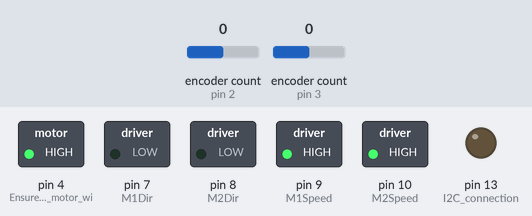
This sketch was run on a simulated Arduino Uno, built with avr-gcc and run on an emulated ATmega328P. Shown: switched loads named in the sketch (green lamp = pin HIGH), output pins drawn as LEDs (lit = HIGH). The test bench sets the inputs (shaded band); at power-on: encoder count (sensors on pin 2, pin 3) 0. What the sketch prints to the serial monitor is not drawn.

Above: at 0.1 s.
Timing chart, 0 to 1.6 s (numbered marks = the images above):
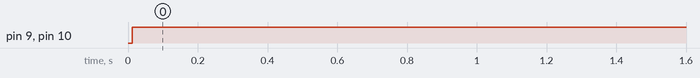

Measured:
- by itself, pin 9 (M1Speed), pin 10 (M2Speed): LOW → HIGH at 0.01 s

The sketch:

CONTROLLER_REVAMP.ino
```cpp
/* Author: Michael Klima 3/08/2022
 *
 * Description: This code is used to keep track of the position and orientation (radians off of x-axis)
 * of the robot relative to its starting point (0,0) It also should drive the motor.
 *
 * Hardware:
 *
 * connect the clk on the encoder to pins 2 and 3 (interrupt pins)
 * connect the dt on the encoder to pins 5 and 6
 * connect GND on the encoder to GND on the arduino
 * connect + on encoder to the 5V on the arduino
 *
 */
 //#include <Wire.h>
 #include <Encoder.h>
 //#define SLAVE_ADDRESS 0x04

// ============== Localization Initialization ==============
double meterToFeet = 3.280839895;
const double N_per_Rotation = 3200; // in ticks
const double radius = 0.05*meterToFeet; //in meters
const double robot_width = 0.1*meterToFeet; //in meters (Needs to be measured from wheel to wheel)
const double enc_to_rad = 2*PI/N_per_Rotation; //in radian / tick

double x = 0; //in meters
double y = 0; //in meters
double r = 0; //in meters
double phi = 0; //in radians

struct wheel :  Encoder{
  wheel(int x, int y, int s) : Encoder(x,y){side = s;};  //constructor
  long read(){
    return Encoder::read() * side;
  }
  double theta(){
    return read() * enc_to_rad;
  }

  double displacement(){ //returns the displacement made by wheel since it was last called
    int temp = read();
    double tbr = (temp - theta_last) * enc_to_rad * radius;
    theta_last = temp;
    return tbr;
  }
  int side = 1;
  long theta_last = 0;
};

wheel left(2,5,-1);
wheel right(3,6,1);

// ============== END Localization Initialization ==============


// ============== Motor Control Initialization ==============
int M1Speed = 9; //sets some pins
int M2Speed = 10;
int M1Dir = 7;
int M2Dir = 8;
int DIRECTIONM1 = HIGH;
int DIRECTIONM2 = HIGH;
//bool STRAIGHT = false;


int ONCE = 0;
//double voltage = 0;
//double presentVoltage = 8.0; //WHYYYYYYYYYYYYYYYYYYYYYYY
int PWM_value_M1 = 0;
int PWM_value_M2 = 0;
// double error = 0;
double errorDis = 0;
double errorPhi = 0;
double curDis = 0.0;
//IN FEET
//double circum = PI*radius*2;
//double perClick = circum /3200;
double lastPT = 0.0;
double lastPO = 0.0;
double angVelOne = 0.0;
double angVelTwo = 0.0;
double errorAngVel = 0.0;
double errorForVel = 0.0;
double desForVel = 0.0;
double desAngVel = 0.0;
double barVoltage = 0.0;
double deltaVoltage = 0.0;
double samplingRate = 0.01;// in seconds, 10 milliseconds
//BELOOOOOOOOOOOOOOOOOOOOOOOOOOOOOOOOOOOOOOOOOOOOOOOOOOOOOOOOOOOOOOOOOOOOOWWWWW<<<<<<<<<<<<<<<<<<<<<<<<<<<<<<<<<<<<<<<<<<<<<<<<<<<<<<<<<<<<<<<<<<<<<<<<<<<<<<<<<<<<<<<<<<<<<<<<<<<<<<<<<<<<<<<<<<<<<<<<<<<<<<<<<<<<<<<<<<<
double desired_angle = 40 * PI/180; // ENTERED IN DEGREES
double desDis = 1.5; //ENTERED IN FEET
//ABOOOOOOOOOOOOOOOOOOOOOOOOOOOOOOOOOOOOOOVVVVVVVVVVVVVVVVVVVVVVVVVVVVVVEEEEEEE<<<<<<<<<<<<<<<<<<<<<<<<<<<<<<<<<<<<<<<<<<<<<<<<<<<<<<<<<<<<<<<<<<<<<<<<<<<<<<<<<<<<<<<<<<<<<<<<<<<<<<<<<<<<<<<<<<<<<<<<<<<<<<<<<<<<<<<<<<<

//Controller Specifications
//K was initially like 4.1

// It'll read the desired direction as the input, then it will output speed to reach the desired location
float Kp = 0.289202862842511*15; //in Volts/Radian
float Ki = 10.8369142120677; //in volts /radian
double I_past = 0;
double I = 0;
// ============= END Motor Control Initialization =============


// ============= TEST VARIABLES =============

int label = 0;

// ============= END TEST VARIABLES =============


void setup() {
  Serial.begin(115200);

  pinMode(4, OUTPUT); //Ensures that the motor will move
  pinMode(M1Dir, OUTPUT); //Sets the Motor 1 direction as an output
  pinMode(M2Dir, OUTPUT); //Sets the Motor 2 direction as an output
  pinMode(M1Speed, OUTPUT); //Sets the Motor 1 speed as an output
  pinMode(M2Speed, OUTPUT); //Sets the Motor 2 speed as an output
  pinMode(12, INPUT);
  pinMode(13, OUTPUT); //I2C connection
  digitalWrite(4, HIGH); //Sets pin 4 to high so the motor works
  //Wire.begin(SLAVE_ADDRESS); //Sets the
  //Wire.onReceive(receiveData);
  Serial.println("Ready!");
}
int itt = 0;
void loop() {

    update_position();// UPDATES THE R VALUE WHICH TELLS IT HOW FAR IT HAS DRIVEN

    //THIS IS NOTO NEEDED IN THE CURRENT BUILD, BUT IT IS A SWITCH CASE BETWEEN GOING STRAIGHT AND TURNING.
    if(ONCE == 0){
      //update_position();
      desDis = desDis + r;
    }
    ONCE++;
    //LIST OF POTENTIAL ERRORS:
    // 1. THE RIGHT AND LEFT WHEELS MAY NEED TO BE REASSIGNED AS EITHER ONE OR TWO
    // 2. DUE TO WIRING THE WHEELS ORIENTATION MAY BE FLIPPED
    // 3. WHEN FINDING THE PWM VALUES THE = AND - SIGNS MAY NEED TO BE FLIPPED
    // 4. IT CURRENTLY MAY ROTATE AND DRIVE FORWARD AT THE SAME TIME
    if ( millis() % 10 == 0){
      //RIGHT WHEEL DEFINED AS THE ONE, LEFT WHEEL DEFINED AS THE TWO
      angVelOne = (right.theta() - lastPO) /samplingRate;
      angVelTwo = (left.theta() - lastPT) / samplingRate;
      lastPT = left.theta();
      lastPO = right.theta();

      errorPhi = (desired_angle - (phi)); // already in radians ****ALSO NEED TO KNOW HOW THE ENCODERS ARE ORIENTED****
      errorDis = (desDis - r); //FORWARD ERROR TRACKING

      desForVel = errorDis / samplingRate; //MIGHT WANT TO ADJUST THE SPEED
      desAngVel = errorPhi / samplingRate;


      if(errorAngVel < 1){
      errorForVel = desForVel - radius*(angVelOne + angVelTwo)/2;
      errorAngVel = 0;
      } else{
      errorAngVel = desAngVel - radius*(angVelOne + angVelTwo)/robot_width;
      errorForVel = 0;
      }

      barVoltage = errorForVel * Kp;
      deltaVoltage = errorAngVel * Kp;

      PWM_value_M1 = (barVoltage + deltaVoltage) / 2; //MIGHT NEED TO FLIP THE PLUS AND MINUS SIGNS ON THESE DEPENDING ON WHETHER YOU SET RIGHT WHEEL AS ONE OR TWO AND VICE VERSA
      PWM_value_M2 = (barVoltage - deltaVoltage) / 2;

      //CHOOSES DIRECTION
      if(PWM_value_M1 > 0){
        M1Dir = HIGH;
      } else{
        M1Dir = LOW;
      }

      if(PWM_value_M2 > 0){
        M2Dir = LOW;
      } else{
        M2Dir = HIGH;
      }
      //MAKES SURE THE PWM IS WITHIN THE BOUNDS
      if (PWM_value_M1 > 255 || PWM_value_M1 < -255) {
        PWM_value_M1 = 255;
      }
      else{
        PWM_value_M1 = abs(PWM_value_M1);
      }

      if (PWM_value_M2 > 255 || PWM_value_M2 < -255) {
        PWM_value_M2 = 255;
      }
      else{
        PWM_value_M2 = abs(PWM_value_M2);
      }


      //Something should probably be scaled for the minimum PWM needed to move the motor
      //WRITES THE SPEED AND DIRECTIONS TO THE MOTORS
      digitalWrite(M1Dir, DIRECTIONM1);
      analogWrite(M1Speed, PWM_value_M1);//PWM_value
      digitalWrite(M2Dir, DIRECTIONM2);
      analogWrite(M2Speed, PWM_value_M2);//PWM_value
      //Serial.println(PWM_value);


    }
  if(millis() % 1000 == 0){//values to print for testing, can be deleted if desired
        if(label %12 == 0){
        Serial.print('\n');
        Serial.print("phi");
        Serial.print('\t');
        Serial.print("Error");
        Serial.print('\t');
        Serial.print("Dis");
        Serial.print('\t');
        Serial.print("desDis");
        Serial.print('\t');
        Serial.print("x");
        Serial.print('\t');
        Serial.print("y");
        Serial.print('\t');
        Serial.print("PWM");
        Serial.print('\n');
        }
        Serial.print(phi* 180/PI);
        Serial.print('\t');
        Serial.print(errorPhi *180/PI);
        Serial.print('\t');
        Serial.print(r);
        Serial.print('\t');
        Serial.print(desDis);
        Serial.print('\t');
        Serial.print(x);
        Serial.print('\t');
        Serial.print(y);
        Serial.print('\t');
        Serial.println(PWM_value_M1);
        Serial.println(PWM_value_M2);
        label ++;
    }
}


void update_position(){ //Updates position for localization
  double d_r = right.displacement(); //sets a constant position throughout function
  double d_l = left.displacement();

  x = x + cos(phi)*(d_r + d_l) / 2; //updates x postion
  y = y + sin(phi)*(d_r + d_l) / 2; //updates y position
  r = meterToFeet * sqrt(x*x+y*y); // upadates r / distance traveled
  phi = (right.read() - left.read()) * enc_to_rad * radius / robot_width; //updates orientation
}
```
